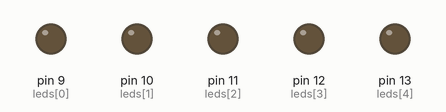
Bench run of a sketch on a simulated Arduino Uno, built with avr-gcc and run on an emulated ATmega328P. Parts: output pins drawn as LEDs (lit = HIGH). Random numbers use the default seed unless the sketch sets one; what the sketch prints to the serial monitor is not drawn.

Above: at 1.22 s.
At 5.45 s:
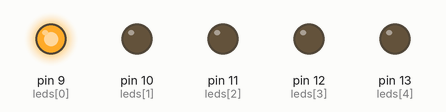
At 10.0 s:
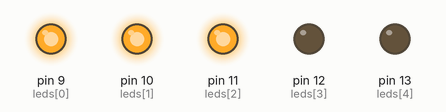
At 18.65 s:
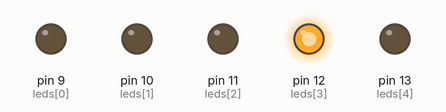
At 27.25 s:
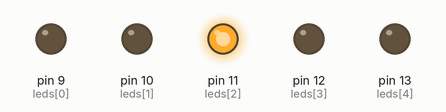
At 36.25 s:
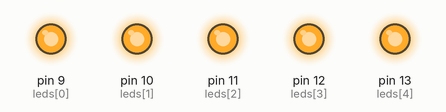
Timing chart, 0 to 40.0 s (numbered marks = the images above):
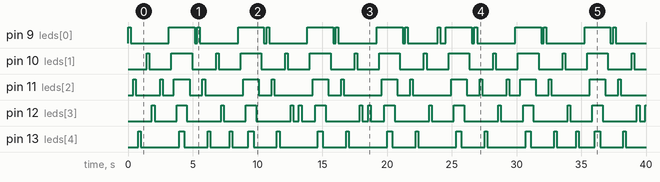

The sketch:

Repaso3_Juego_de_Luces_ComunicacionSerial.ino
```cpp
//UNIVERSIDAD TECNICA DEL NORTE
//Alexander Yaguachi
//Repaso 3 Juego de Luces
//Realizar un programa que active 4 juegos de luces con 5 leds al ingresar datos por comunicación serial de
//la siguiente forma: ACBF-> Activa juego 1 ACGF -> Activa juego 2 ADBF -> Activa juego 3 ADBH -> Activa juego 4


int t=200;
int leds[5]={9,10,11,12,13};       //Declaramos un vector de 5 posiciones
int rdm;
int i=0;
int j=0;
String letra;
void setup() {

     for(int i=0;i<5;i++){
        pinMode(leds[i],OUTPUT);
      }
      Serial.begin(9600);
      Serial.println("Juego de Luces");

}
void loop() {

  if (Serial.available() > 0) {
    letra = Serial.readString();
    Serial.println("");
    if (letra == "ACBF") {
      juego1();

    }
    else if (letra == "ACGF") {
      juego2();
    }
    else if (letra == "ADBF") {
      juego3();
    }
    else if (letra == "ADBH") {
      juego4();
    }
  }
  juego1();
  delay(250); //Hace una pausa entre el juego 1 y 2
  juego2();
  delay(250); //Hace una pausa entre el juego 2 y 3
  juego3();
  delay(250); //Hace una pausa entre el juego 3 y 4
  juego4();


}
void juego1(){

  for(int i=0;i<5;i=i+2){       //Indica la secuencia de pines en alto "1,3,5"
    digitalWrite(leds[i],HIGH);
    delay(t);                     //Reliza una pausa durante un tiempo
    digitalWrite(leds[i],LOW);
    delay(t);                     //Reliza una pausa durante un tiempo
    }
  }
void juego2(){
   for(int i=1;i<5;i=i+2){      //Indica la secuencia de pines en alto "2,4"
    digitalWrite(leds[i],HIGH);
    delay(t);                   //Reliza una pausa durante un tiempo
    digitalWrite(leds[i],LOW);
    delay(t);
    }
  }
void juego3(){
   rdm=random(5);              //Imprime un led aleatorio dentro del vector de 5 posiciones
    digitalWrite(leds[rdm],HIGH);
    delay(t);
    digitalWrite(leds[rdm],LOW);
    delay(t);
  }
void juego4(){
  for(i=0;i<5;i++){//los leds se encenderan de forma ascendente.
  digitalWrite(leds[i],HIGH);
  delay(t);
  }
  for(i=5;i>=0;i--){//los leds de apagaran en forma descendente.
  digitalWrite(leds[i],LOW);
  delay(t);
  }
 }
```

Measured:
- by itself, pin 9 (leds[0]): LOW → HIGH at 0.00 s, → LOW 0.20 s later, → HIGH 3.0 s later, → LOW 2.0 s later, … (32 changes in this stretch)
- by itself, pin 10 (leds[1]): repeats every 5.4 s: LOW 1.7 s, HIGH 1.6 s, LOW 1.9 s, HIGH 0.20 s
- by itself, pin 11 (leds[2]): LOW → HIGH at 0.40 s, → LOW 0.20 s later, → HIGH 1.9 s later, → LOW 0.20 s later, … (34 changes in this stretch)
- by itself, pin 12 (leds[3]): LOW → HIGH at 1.9 s, → LOW 0.20 s later, → HIGH 1.7 s later, → LOW 0.80 s later, … (35 changes in this stretch)
- by itself, pin 13 (leds[4]): LOW → HIGH at 0.80 s, → LOW 0.20 s later, → HIGH 3.0 s later, → LOW 0.40 s later, … (34 changes in this stretch)
